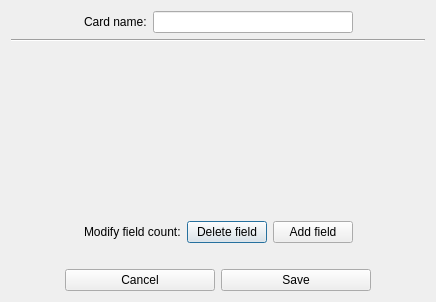
<?xml version="1.0" encoding="UTF-8"?>
<ui version="4.0">
 <class>CardForm</class>
 <widget class="QDialog" name="CardForm">
  <property name="windowModality">
   <enum>Qt::ApplicationModal</enum>
  </property>
  <property name="geometry">
   <rect>
    <x>0</x>
    <y>0</y>
    <width>436</width>
    <height>302</height>
   </rect>
  </property>
  <property name="sizePolicy">
   <sizepolicy hsizetype="Preferred" vsizetype="Preferred">
    <horstretch>0</horstretch>
    <verstretch>0</verstretch>
   </sizepolicy>
  </property>
  <property name="windowTitle">
   <string>Card</string>
  </property>
  <property name="accessibleName">
   <string/>
  </property>
  <layout class="QVBoxLayout" name="verticalLayout">
   <item>
    <layout class="QHBoxLayout" name="horizontalLayout">
     <item>
      <spacer name="horizontalSpacer">
       <property name="orientation">
        <enum>Qt::Horizontal</enum>
       </property>
       <property name="sizeHint" stdset="0">
        <size>
         <width>40</width>
         <height>20</height>
        </size>
       </property>
      </spacer>
     </item>
     <item>
      <widget class="QLabel" name="labelName">
       <property name="sizePolicy">
        <sizepolicy hsizetype="Fixed" vsizetype="Fixed">
         <horstretch>0</horstretch>
         <verstretch>0</verstretch>
        </sizepolicy>
       </property>
       <property name="text">
        <string>Card name:</string>
       </property>
      </widget>
     </item>
     <item>
      <widget class="QLineEdit" name="nameEdit">
       <property name="minimumSize">
        <size>
         <width>200</width>
         <height>0</height>
        </size>
       </property>
      </widget>
     </item>
     <item>
      <spacer name="horizontalSpacer_2">
       <property name="orientation">
        <enum>Qt::Horizontal</enum>
       </property>
       <property name="sizeHint" stdset="0">
        <size>
         <width>40</width>
         <height>20</height>
        </size>
       </property>
      </spacer>
     </item>
    </layout>
   </item>
   <item>
    <widget class="Line" name="line">
     <property name="orientation">
      <enum>Qt::Horizontal</enum>
     </property>
    </widget>
   </item>
   <item>
    <layout class="QHBoxLayout" name="horizontalLayout_4">
     <item>
      <spacer name="horizontalSpacer_8">
       <property name="orientation">
        <enum>Qt::Horizontal</enum>
       </property>
       <property name="sizeType">
        <enum>QSizePolicy::Maximum</enum>
       </property>
       <property name="sizeHint" stdset="0">
        <size>
         <width>40</width>
         <height>20</height>
        </size>
       </property>
      </spacer>
     </item>
     <item>
      <layout class="QVBoxLayout" name="verticalLayout_3">
       <item>
        <layout class="QVBoxLayout" name="fieldContainer"/>
       </item>
       <item>
        <spacer name="verticalSpacer_2">
         <property name="orientation">
          <enum>Qt::Vertical</enum>
         </property>
         <property name="sizeHint" stdset="0">
          <size>
           <width>20</width>
           <height>40</height>
          </size>
         </property>
        </spacer>
       </item>
      </layout>
     </item>
     <item>
      <spacer name="horizontalSpacer_7">
       <property name="orientation">
        <enum>Qt::Horizontal</enum>
       </property>
       <property name="sizeType">
        <enum>QSizePolicy::Maximum</enum>
       </property>
       <property name="sizeHint" stdset="0">
        <size>
         <width>40</width>
         <height>20</height>
        </size>
       </property>
      </spacer>
     </item>
    </layout>
   </item>
   <item>
    <layout class="QHBoxLayout" name="horizontalLayout_3">
     <item>
      <spacer name="horizontalSpacer_5">
       <property name="orientation">
        <enum>Qt::Horizontal</enum>
       </property>
       <property name="sizeHint" stdset="0">
        <size>
         <width>40</width>
         <height>20</height>
        </size>
       </property>
      </spacer>
     </item>
     <item>
      <widget class="QLabel" name="labelFields">
       <property name="text">
        <string>Modify field count:</string>
       </property>
      </widget>
     </item>
     <item>
      <widget class="QPushButton" name="buttonDeleteField">
       <property name="text">
        <string>Delete field</string>
       </property>
      </widget>
     </item>
     <item>
      <widget class="QPushButton" name="buttonAddField">
       <property name="text">
        <string>Add field</string>
       </property>
      </widget>
     </item>
     <item>
      <spacer name="horizontalSpacer_6">
       <property name="orientation">
        <enum>Qt::Horizontal</enum>
       </property>
       <property name="sizeHint" stdset="0">
        <size>
         <width>40</width>
         <height>20</height>
        </size>
       </property>
      </spacer>
     </item>
    </layout>
   </item>
   <item>
    <spacer name="verticalSpacer">
     <property name="orientation">
      <enum>Qt::Vertical</enum>
     </property>
     <property name="sizeType">
      <enum>QSizePolicy::Fixed</enum>
     </property>
     <property name="sizeHint" stdset="0">
      <size>
       <width>20</width>
       <height>20</height>
      </size>
     </property>
    </spacer>
   </item>
   <item>
    <layout class="QHBoxLayout" name="horizontalLayout_2">
     <item>
      <spacer name="horizontalSpacer_4">
       <property name="orientation">
        <enum>Qt::Horizontal</enum>
       </property>
       <property name="sizeHint" stdset="0">
        <size>
         <width>40</width>
         <height>20</height>
        </size>
       </property>
      </spacer>
     </item>
     <item>
      <widget class="QPushButton" name="buttonCancel">
       <property name="minimumSize">
        <size>
         <width>150</width>
         <height>0</height>
        </size>
       </property>
       <property name="text">
        <string>Cancel</string>
       </property>
      </widget>
     </item>
     <item>
      <widget class="QPushButton" name="buttonSave">
       <property name="minimumSize">
        <size>
         <width>150</width>
         <height>0</height>
        </size>
       </property>
       <property name="text">
        <string>Save</string>
       </property>
      </widget>
     </item>
     <item>
      <spacer name="horizontalSpacer_3">
       <property name="orientation">
        <enum>Qt::Horizontal</enum>
       </property>
       <property name="sizeHint" stdset="0">
        <size>
         <width>40</width>
         <height>20</height>
        </size>
       </property>
      </spacer>
     </item>
    </layout>
   </item>
  </layout>
 </widget>
 <resources/>
 <connections/>
</ui>
